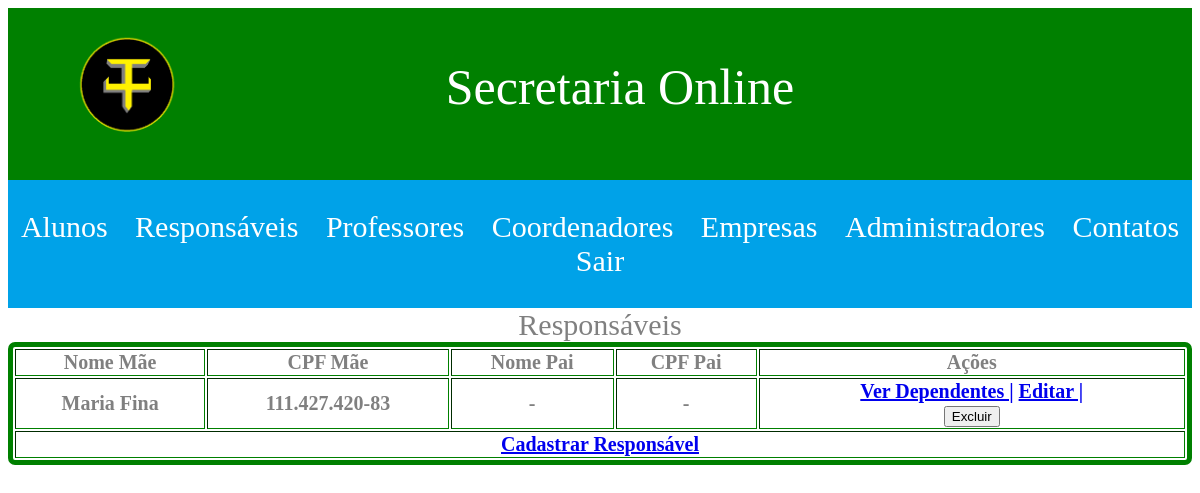
The page /views/responsavel/ver-responsaveis.php (signed in) on the database as committed earlier.
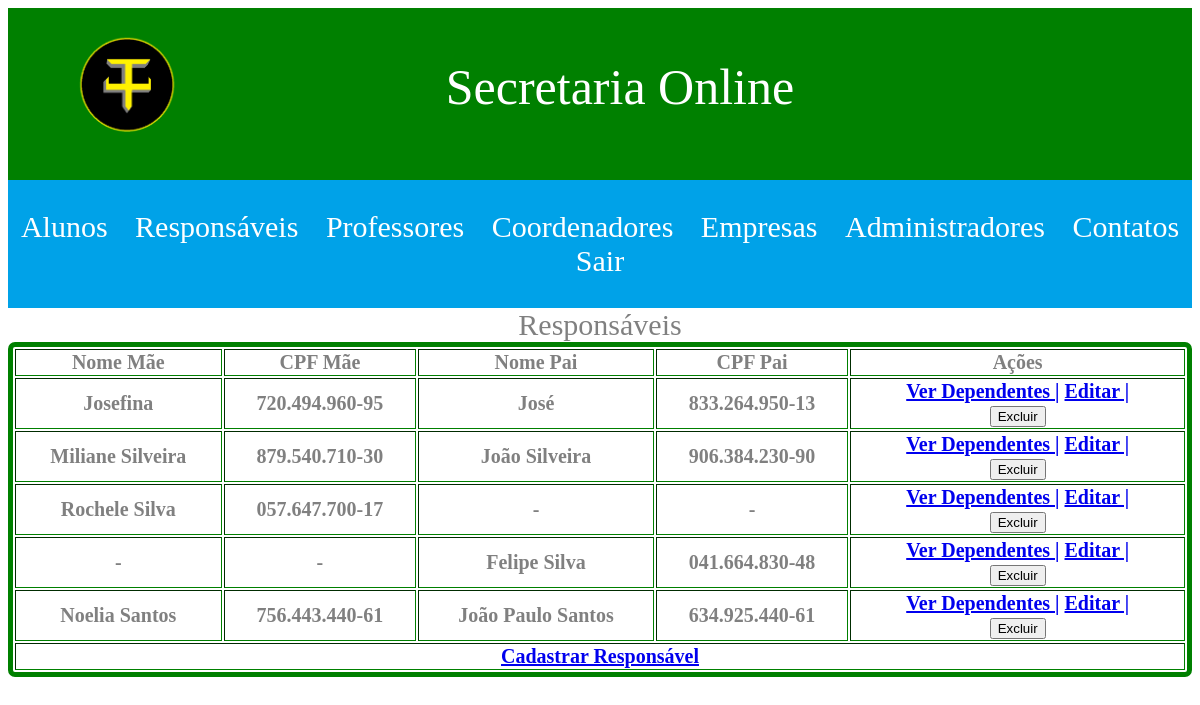
The same page on the database as committed later.
### tables this page shows
CREATE TABLE `responsaveis` (
  `id` int(11) NOT NULL,
  `nome_pai` varchar(100) DEFAULT NULL,
  `rg_pai` varchar(20) DEFAULT NULL,
  `cpf_pai` varchar(20) DEFAULT NULL,
  `nome_mae` varchar(150) DEFAULT NULL,
  `rg_mae` varchar(20) DEFAULT NULL,
  `cpf_mae` varchar(20) DEFAULT NULL,
  `login` varchar(100) NOT NULL,
  `email` varchar(100) NOT NULL,
  `senha` varchar(100) NOT NULL
);

### app/models/Responsavel.php (called while the page is built, shortened)
<?php
	function listarResponsaveis()
	{
		$conn = iniciarConexao();
		$stmt = $conn->prepare("SELECT * FROM responsaveis");
		if($stmt->execute()){
			$responsaveis = $stmt->fetchAll(PDO::FETCH_OBJ);
		}
		return $responsaveis;
	}

### views/responsavel/ver-responsaveis.php (the view, shortened to what this page needs)
<?php
	include_once '../templates/includes/header.php';
	include_once '../../app/models/Responsavel.php';
	$responsaveis = listarResponsaveis();
?>
<div class="item9-1">Responsáveis</div>
<div class="item9-2">
	<table border="5" width="100%" class="tablet">
		<thead>
			<tr>
				<th>Nome Mãe</th>
				<th>CPF Mãe</th>
				<th>Nome Pai</th>
				<th>CPF Pai</th>
				<th>Ações</th>
			</tr>
		</thead>
		<tbody>
			<?php if(!empty($responsaveis)){
				foreach($responsaveis as $responsavel){
					?>
					<tr>
						<th><?= ($responsavel->nome_mae != null) ? $responsavel->nome_mae : " - " ?></th>
						<th><?= ($responsavel->cpf_mae != null) ? $responsavel->cpf_mae : " - " ?></th>
						<th><?= ($responsavel->nome_pai != null) ? $responsavel->nome_pai : " - " ?></th>
						<th><?= ($responsavel->cpf_pai != null) ? $responsavel->cpf_pai : " - " ?></th>
						<th>
							<a href="ver-dependentes.php?id=<?= $responsavel->id ?>">Ver Dependentes |</a>
							<a href="novo-editar-responsavel.php?id=<?= $responsavel->id ?>">Editar |</a>
							<form method="POST" action="../../app/routes.php">
								<button type="submit" onclick="return confirm('Deseja realmente apagar esse responsável?')">Excluir</button>
							</form>
						</th>
					</tr>
				<?php } }else{ ?>
					<tr>
						<th colspan="5">Nenhum Responsável Cadastrado</th>
					</tr>
				<?php } ?>
			</tbody>
			<tfoot>
				<tr>
					<th colspan="5"><a href="novo-editar-responsavel.php">Cadastrar Responsável</a></th>
				</tr>
			</tfoot>
		</table>
	</div>
<?php include_once '../templates/includes/footer.php'; ?>

Rows that differ between the two databases and show on the page:
added responsaveis: nome_mae "Josefina", cpf_mae "720.494.960-95", nome_pai "José", cpf_pai "833.264.950-13"
added responsaveis: nome_mae "Miliane Silveira", cpf_mae "879.540.710-30", nome_pai "João Silveira", cpf_pai "906.384.230-90"
changed responsaveis: nome_mae "Maria Fina" → "Rochele Silva"; cpf_mae "111.427.420-83" → "057.647.700-17"
added responsaveis: nome_pai "Felipe Silva", cpf_pai "041.664.830-48"
added responsaveis: nome_mae "Noelia Santos", cpf_mae "756.443.440-61", nome_pai "João Paulo Santos", cpf_pai "634.925.440-61"
